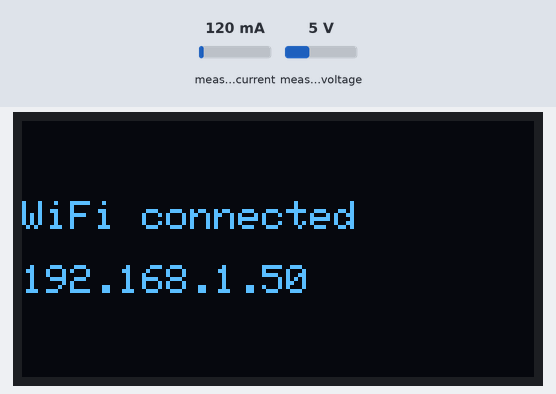
A sketch run on a simulated ESP8266 (Wemos D1 mini). Parts: 128×64 one-colour display. The test bench sets the inputs (shaded band); at power-on: measured current 120 mA, measured voltage 5 V. The OLED is the two-colour kind (top 16 rows yellow); WiFi joins after 1.5 s; servers stay silent unless stated; uploads are accepted with an empty reply; what the sketch prints to the serial monitor is not drawn.

Above: at 3.4 s.
At 5.6 s:
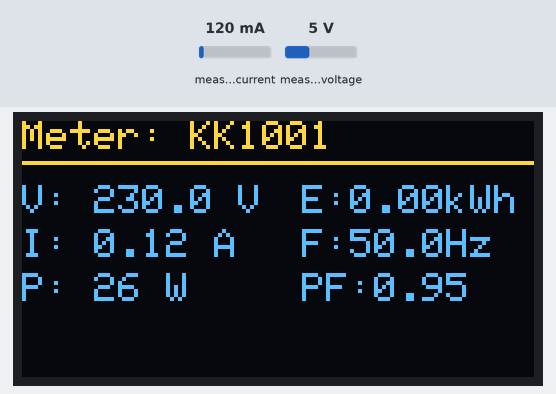
5.7 s: measured current set to 40 mA
At 10.4 s:
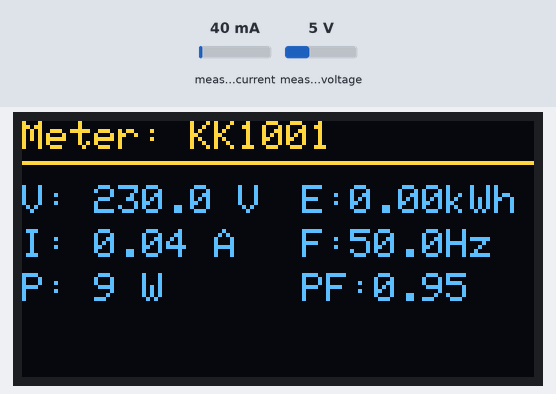
10.5 s: measured voltage set to 0.3 V
At 15.2 s:
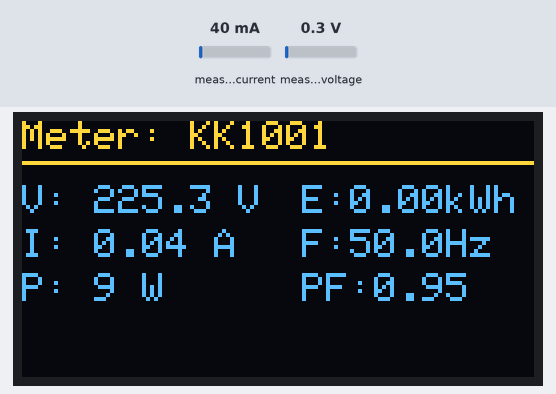
15.3 s: measured current set to 500 mA
At 21.2 s:
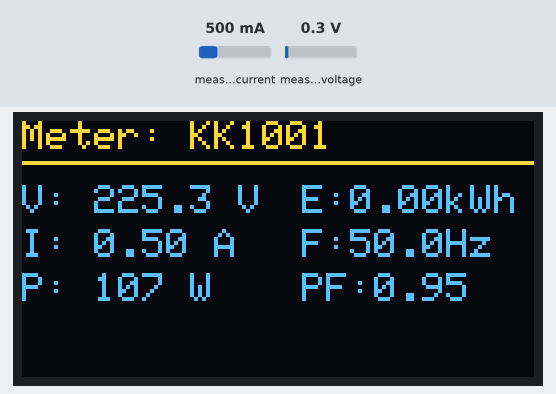
Timing chart, 0 to 22.7 s (numbered marks = the images above; inputs shaded):
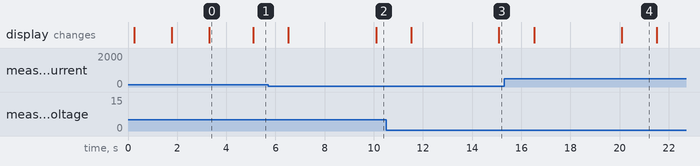

The sketch:

esp8266_pzem_meter.ino
```cpp
/*
  ESP8266 + PZEM-004T v3.0 Smart Energy Meter (OLED version)
  ------------------------------------------------------------
  Part of the Power Systems Monitor project.

  What this sketch does, every READ_INTERVAL_MS:
    1. Reads voltage, current, power, energy, frequency and power factor
       from a PZEM-004T v3.0 module over a software-serial UART.
    2. Shows the live reading on a 128x64 I2C OLED (SSD1306), alternating
       with the Wi-Fi / upload status.
    3. POSTs the reading as JSON to the backend's telemetry endpoint,
       tagged with this meter's METER_ID. The server matches that ID to
       the right customer record and updates the EB Station dashboard and
       (if linked) the Power Grid Monitor automatically.

  Power: this board, the OLED, and the PZEM's LOGIC side are all powered
  from a HI-LINK HLK-PM01 (220V AC -> isolated 5V DC). The PZEM's mains
  sensing side (L/N pass-through + CT clamp) is separate high-voltage
  wiring — see README.md in this folder before wiring anything up.

  Required libraries (Arduino IDE -> Library Manager):
    - ESP8266WiFi, ESP8266HTTPClient   (bundled with the ESP8266 board package)
    - PZEM004Tv30       by Jakub Mandula     ("PZEM004T v30")
    - Adafruit SSD1306  by Adafruit
    - Adafruit GFX Library  by Adafruit
    - ArduinoJson       by Benoit Blanchon   (v6.x)

  Board package: install "esp8266" by ESP8266 Community in Boards Manager,
  then select e.g. "NodeMCU 1.0 (ESP-12E Module)".
*/

#include <ESP8266WiFi.h>
#include <ESP8266HTTPClient.h>
#include <WiFiClient.h>
#include <SoftwareSerial.h>
#include <PZEM004Tv30.h>
#include <Wire.h>
#include <Adafruit_GFX.h>
#include <Adafruit_SSD1306.h>
#include <ArduinoJson.h>

// ────────────────────────────────────────────────────────────
// CONFIG — edit these for your Wi-Fi, server, and this specific meter
// ────────────────────────────────────────────────────────────
const char* WIFI_SSID     = "SIVA MAGESH";
const char* WIFI_PASSWORD = "1234567890";

// Backend base URL. Use your PC/server's LAN IP, not "localhost" — the
// ESP8266 is a separate device on the network. Port 4000 = backend/server.js.
const char* SERVER_URL = "http://192.168.137.1:4000/api/telemetry";

// Must exactly match DEVICE_API_KEY on the backend (see backend README).
const char* DEVICE_KEY = "dev-only-device-key-change-me";

// This meter's ID. Must already be registered as a customer in the EB
// Station dashboard (Meter ID field) before readings will be accepted.
const char* METER_ID = "KK1001";

const unsigned long READ_INTERVAL_MS  = 5000;   // how often to read + upload
const unsigned long WIFI_RETRY_MS     = 15000;  // how often to retry a dropped Wi-Fi link
const unsigned long WIFI_CONNECT_TIMEOUT_MS = 12000;

// ────────────────────────────────────────────────────────────
// PIN MAP (NodeMCU / D1 Mini silkscreen labels)
// ────────────────────────────────────────────────────────────
//   OLED (I2C, SSD1306):          SDA -> D2 (GPIO4)   SCL -> D1 (GPIO5)
//   PZEM-004T (TTL UART):         ESP RX <- PZEM TX -> D6 (GPIO12)
//                                 ESP TX -> PZEM RX <- D5 (GPIO14)
#define OLED_SDA_PIN D2
#define OLED_SCL_PIN D1
#define PZEM_RX_PIN  D6   // ESP8266 receives here, wire to PZEM TX
#define PZEM_TX_PIN  D5   // ESP8266 transmits here, wire to PZEM RX

#define SCREEN_WIDTH   128
#define SCREEN_HEIGHT 64
// Most SSD1306 128x64 modules are at 0x3C; some are 0x3D — change if the
// OLED stays blank after wiring is confirmed correct.
#define OLED_I2C_ADDR 0x3C

SoftwareSerial pzemSerial(PZEM_RX_PIN, PZEM_TX_PIN);
PZEM004Tv30 pzem(pzemSerial);

Adafruit_SSD1306 display(SCREEN_WIDTH, SCREEN_HEIGHT, &Wire, -1);

unsigned long lastReadAt = 0;
unsigned long lastWifiAttemptAt = 0;

void setup() {
  Serial.begin(115200);
  delay(200);

  Wire.begin(OLED_SDA_PIN, OLED_SCL_PIN);

  if (!display.begin(SSD1306_SWITCHCAPVCC, OLED_I2C_ADDR)) {
    Serial.println("SSD1306 allocation failed — check wiring/address");
    while (true) delay(1000); // halt, nothing more we can do without the display
  }

  display.setTextColor(SSD1306_WHITE);
  oledMessage("Smart EB Meter", String("ID: ") + METER_ID);
  delay(1500);

  connectWiFi();
}

void loop() {
  if (WiFi.status() != WL_CONNECTED && millis() - lastWifiAttemptAt > WIFI_RETRY_MS) {
    connectWiFi();
  }

  if (millis() - lastReadAt >= READ_INTERVAL_MS) {
    lastReadAt = millis();
    readAndUpload();
  }
}

// ────────────────────────────────────────────────────────────
// Wi-Fi
// ────────────────────────────────────────────────────────────
void connectWiFi() {
  lastWifiAttemptAt = millis();
  oledMessage("Connecting WiFi", WIFI_SSID);

  WiFi.mode(WIFI_STA);
  WiFi.begin(WIFI_SSID, WIFI_PASSWORD);

  unsigned long start = millis();
  while (WiFi.status() != WL_CONNECTED && millis() - start < WIFI_CONNECT_TIMEOUT_MS) {
    delay(300);
    Serial.print(".");
  }

  if (WiFi.status() == WL_CONNECTED) {
    Serial.println();
    Serial.print("WiFi connected, IP: ");
    Serial.println(WiFi.localIP());
    oledMessage("WiFi connected", WiFi.localIP().toString());
    delay(1000);
  } else {
    Serial.println();
    Serial.println("WiFi connect failed, will retry");
    oledMessage("WiFi FAILED", "retrying...");
  }
}

// ────────────────────────────────────────────────────────────
// PZEM read + OLED display + HTTP upload
// ────────────────────────────────────────────────────────────
void readAndUpload() {
  float voltage = pzem.voltage();
  float current = pzem.current();
  float power = pzem.power();
  float energy = pzem.energy();       // cumulative kWh, stored on the PZEM itself
  float frequency = pzem.frequency();
  float powerFactor = pzem.pf();

  bool validReading = !isnan(voltage) && !isnan(current) && !isnan(power);

  if (!validReading) {
    Serial.println("PZEM read failed (check wiring / mains power to PZEM)");
    oledMessage("PZEM read error", "check wiring");
    return;
  }

  Serial.printf(
    "V=%.1fV  I=%.2fA  P=%.0fW  E=%.3fkWh  F=%.1fHz  PF=%.2f\n",
    voltage, current, power, energy, frequency, powerFactor
  );

  // Full-detail readout — OLED has room for more than the old 16x2 LCD did
  display.clearDisplay();
  display.setTextSize(1);
  display.setCursor(0, 0);
  display.printf("Meter: %s\n", METER_ID);
  display.drawLine(0, 10, SCREEN_WIDTH - 1, 10, SSD1306_WHITE);

  display.setCursor(0, 16);
  display.printf("V: %.1f V\n", voltage);
  display.setCursor(0, 27);
  display.printf("I: %.2f A\n", current);
  display.setCursor(0, 38);
  display.printf("P: %.0f W\n", power);

  display.setCursor(70, 16);
  display.printf("E:%.2fkWh", energy);
  display.setCursor(70, 27);
  display.printf("F:%.1fHz", frequency);
  display.setCursor(70, 38);
  display.printf("PF:%.2f", powerFactor);

  display.display();

  bool uploadOk = uploadReading(voltage, current, power, energy, frequency, powerFactor);

  delay(1200);
  oledMessage(
    uploadOk ? "Uploaded OK" : "Upload FAILED",
    String("Meter ") + METER_ID
  );
}

bool uploadReading(float voltage, float current, float power, float energy, float frequency, float powerFactor) {
  if (WiFi.status() != WL_CONNECTED) {
    Serial.println("Skip upload: WiFi not connected");
    return false;
  }

  WiFiClient client;
  HTTPClient http;

  if (!http.begin(client, SERVER_URL)) {
    Serial.println("HTTP begin() failed");
    return false;
  }

  http.addHeader("Content-Type", "application/json");
  http.addHeader("X-Device-Key", DEVICE_KEY);

  StaticJsonDocument<256> doc;
  doc["meterId"] = METER_ID;
  doc["voltage"] = voltage;
  doc["current"] = current;
  doc["power"] = power;
  doc["energy"] = energy;
  doc["frequency"] = frequency;
  doc["powerFactor"] = powerFactor;

  String payload;
  serializeJson(doc, payload);

  int statusCode = http.POST(payload);
  bool ok = statusCode == 200;

  if (ok) {
    Serial.println("Upload OK");
  } else {
    Serial.printf("Upload failed, HTTP status %d\n", statusCode);
    Serial.println(http.getString());
  }

  http.end();
  return ok;
}

// ────────────────────────────────────────────────────────────
// OLED helper — mimics the old 2-line LCD message style
// ────────────────────────────────────────────────────────────
void oledMessage(const String& line1, const String& line2) {
  display.clearDisplay();
  display.setTextSize(1);
  display.setCursor(0, 20);
  display.println(line1);
  display.setCursor(0, 36);
  display.println(line2);
  display.display();
}
```

Measured:
- after the input at 5.7 s, the display: first differs from a run without the input after 4.4 s (image 2)
- after the input at 10.5 s, the display: first differs from a run without the input after 4.6 s (image 3)
- after the input at 15.3 s, the display: first differs from a run without the input after 4.8 s (image 4)
- what the display in image 0 shows lasts 1.8 s, from 3.3 s to 5.1 s
